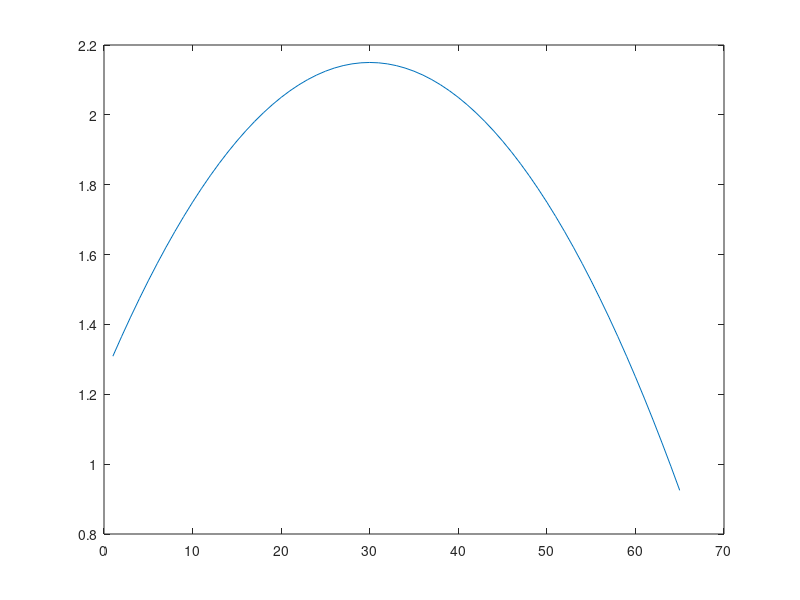

Write the MATLAB code that produced this figure. (Note: this script raises an error after producing the figure.)
%% creating a new iterative algoritm with my style
clear; clc;

% parameters
T = 65;
b = 0.96;
sigma = 2;
r = 0.04; 

% wage vector
wf = @(t) 1.25 + 6*10^(-2)*t - 10^(-3)*t.^2;
w = wf(1:T);
plot(1:T, w);

% creating my asets grill
A = linspace(-15,25, 1001);

%% Part 1 Ayudantia
% a)
[Vopt, Aopt] = V(A, r, w, T, b, sigma);

Aoptp = circshift(Aopt, -1);
Copt = w + (1 + r)* Aopt - Aoptp; 
plot(1:T, Aopt, 1:T, Copt, 1:T, w)
xlabel("T")
legend("Assets", "Consume", "Wage")

%% b) 
% figure("Name","Assets with r variations")
% hold on
% for r = linspace(0.04,0.08,5)
% [Vopt, Aopt] = V(A, r, w, T, b, sigma);
% txt = strcat("r = ", num2str(r));
% plot(1:T, Aopt, "DisplayName",txt)
% xlabel("T")
% legend show
% end
% hold off

%%
% figure("Name","Consume with r variations")
% hold on
% for r = linspace(0.04,0.08,5)
% [Vopt, Aopt] = V(A, r, w, T, b, sigma);
% Aoptp = circshift(Aopt, -1);
% Copt = w + (1 + r)* Aopt - Aoptp; 
% 
% txt = strcat("r = ", num2str(r));
% plot(1:T, Copt, "DisplayName",txt)
% xlabel("T")
% legend show
% end
% hold off

%%
% figure("Name","Assets with sgima variations")
% hold on
% for sigma = linspace(1.5,3,5)
% [Vopt, Aopt] = V(A, r, w, T, b, sigma);
% txt = strcat("sigma = ", num2str(sigma));
% plot(1:T, Aopt, "DisplayName",txt)
% xlabel("T")
% legend show
% end
% hold off

%%
% figure("Name","Consume with sgima variations")
% hold on
% for sigma = linspace(1.5,3,5)
% [Vopt, Aopt] = V(A, r, w, T, b, sigma);
% Aoptp = circshift(Aopt, -1);
% Copt = w + (1 + r)* Aopt - Aoptp; 
% 
% txt = strcat("sigma = ", num2str(sigma));
% plot(1:T, Copt, "DisplayName",txt)
% xlabel("T")
% legend show
% end
% hold off

%%
% figure("Name","Assets with beta variations")
% hold on
% for b = linspace(0.88,0.96,5)
% [Vopt, Aopt] = V(A, r, w, T, b, sigma);
% txt = strcat("beta = ", num2str(b));
% plot(1:T, Aopt, "DisplayName",txt)
% xlabel("T")
% legend show
% end
% hold off

%%
% figure("Name","Consume with beta variations")
% hold on
% for b = linspace(0.88,0.96,5)
% [Vopt, Aopt] = V(A, r, w, T, b, sigma);
% Aoptp = circshift(Aopt, -1);
% Copt = w + (1 + r)* Aopt - Aoptp; 
% 
% txt = strcat("beta = ", num2str(b));
% plot(1:T, Copt, "DisplayName",txt)
% xlabel("T")
% legend show
% end
% hold off

%% Seguimiento 5
% We will suppose that the first consume amount is correct, so:

% parameters
T = 65;
b = 0.96;
sigma = 2;
r = 0.04; 
% b)

Ceuler = [];
for t = 1:(T - 1)
Ceuler(t) = Copt(t + 1)/(Copt(t)*(b*(1+r))^(1/sigma)) - 1;
end

figure("Name", "Error in aproximation")
plot(1:(T -1), Ceuler);
legend("Error with 1001 elements")
xlabel("Time")

% The error is inevitable because thats the discret nature of the grill
% that we are using to solve this problem

%% c)

A = linspace(-15,25, 5001);
[Vopt, Aopt] = V(A, r, w, T, b, sigma);

Aoptp = circshift(Aopt, -1);
Copt_precise = w + (1 + r)* Aopt - Aoptp; 

Ceuler_p = [];
for t = 1:(T - 1)
Ceuler_p(t) = Copt_precise(t + 1)/(Copt_precise(t)*(b*(1+r))^(1/sigma)) - 1;
end

figure("Name", "A grill of 5001 elements vs 1000 elements")
plot(1:(T - 1), Ceuler, 1:(T - 1), Ceuler_p);
legend("1001 elements", "5001 elements")
xlabel("Time")

% the more devided is the grill, the better is the aproximation, we know
% that a a grill with infinite elements would be perfect to solve this kind
% of problems, but thats imposible because the computer cant solve a
% problem of that nature. Maybe there is another way to solve this with
% more precision, but, under this algorithm assumptions theres no way. 

%%
function [Vopt, Aopt] = V(A, r, w, T, b, sigma)
max_debt = find_max_debt(r, w);
Vmatrix = zeros(length(A), T + 1);
Assets_pos = zeros(length(A), T);

for t = T:-1:1
    A_sp = factible_grill(max_debt, t + 1, A);
    A_s = factible_grill(max_debt, t, A);
    c = w(t) + (1 + r)* A_s' - A_sp;
    c(c<=0) = 0;
    
    finish_pos = (length(A) + 1 - length(A_sp));
    V_tp = Vmatrix(finish_pos:(length(A)),(t + 1))';

    Value_f = util(c, sigma) + b * V_tp;
    [max_value, position] = max(Value_f,[],2);
    start_pos = (length(A) + 1 - length(A_s)):(length(A));
    Vmatrix(start_pos,t) = max_value; 
    Assets_pos(start_pos:end,t) = finish_pos + position - 1; 
end
Vopt = Vmatrix;
Assets_opt_pos = [];
Assets_opt_pos(1) = sum(A<0) + 1;
for t = 2:T
Assets_opt_pos(t) = Assets_pos(Assets_opt_pos(t - 1), t - 1);
end
Aopt = A(Assets_opt_pos);
end



% with the max debt amount i need to slice the A grillmax_debt
function A_s = factible_grill(max_d, t, A)
min_b = max_d(t);
A_s = A((sum(A<min_b) + 1):length(A));
end

% I need to know the max amount of debt in each period

function max_debt = find_max_debt(r, w)
R = [];
T = length(w);
max_debt = [];
for t = 2: T
    R(t) = (1 + r)^(-t + 1);
end    
for t = 1:T
    if t < T
    present_value = dot(w((t + 1):T),R((t + 1):T)) ;
    present_value = present_value * (1 + r)^(t - 1);
    max_debt(t) = present_value;
    else
    max_debt(t) = 0;
    end
end
max_debt = - max_debt;
max_debt(length(max_debt) + 1) = 0;
end

